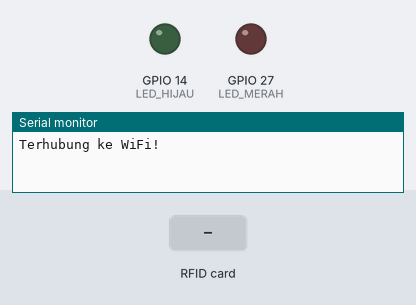
The sketch below on a simulated ESP32. Parts: output pins drawn as LEDs (lit = HIGH), the last lines printed to the serial monitor. Inputs (shaded band) come from the test bench. WiFi joins after 1.5 s; servers stay silent unless stated; uploads are accepted with an empty reply.

Above: at 2.7 s.
2.8 s: RFID card 5E 7A 19 C4 held to the reader
At 3.5 s:
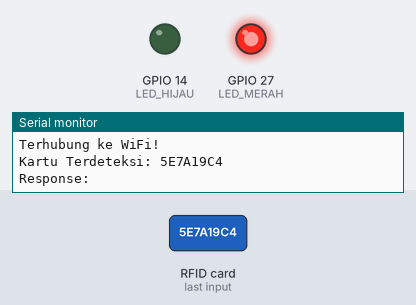
Timing chart, 0 to 6.5 s (numbered marks = the images above; inputs shaded):
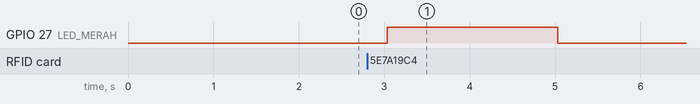

Measured:
- after the input at 2.8 s, GPIO 27 (LED_MERAH): LOW → HIGH after 0.23 s, → LOW 2.0 s later

The sketch:

IoT_Access_Log.ino
```cpp
#include <WiFi.h>
#include <HTTPClient.h>
#include <SPI.h>
#include <MFRC522.h>

// ================= KONFIGURASI PIN =================
#define SS_PIN 5
#define RST_PIN 13
#define LED_HIJAU 14
#define LED_MERAH 27

MFRC522 mfrc522(SS_PIN, RST_PIN);

const char* ssid = "Salz";
const char* password = "Bagidong30";
const char* serverName = "http://10.241.40.40/PW1/iot_project/api/access.php";
const char* SECRET_KEY = "Salman_aja_3011";

// Gunakan Struct + Char Array agar aman dari Memory Leak di FreeRTOS
typedef struct {
  char uid[20];
} RFIDData;

QueueHandle_t rfidQueue;

String encryptUID(String uid) {
  String encryptedHex = "";
  int keyLen = String(SECRET_KEY).length();
  for (int i = 0; i < uid.length(); i++) {
    char xorChar = uid[i] ^ SECRET_KEY[i % keyLen];
    if (xorChar < 16) encryptedHex += "0";
    encryptedHex += String(xorChar, HEX);
  }
  return encryptedHex;
}

void TaskReadRFID(void *pvParameters) {
  SPI.begin();
  mfrc522.PCD_Init();

  for (;;) {
    if (mfrc522.PICC_IsNewCardPresent() && mfrc522.PICC_ReadCardSerial()) {
      String uidString = "";
      for (byte i = 0; i < mfrc522.uid.size; i++) {
        uidString += String(mfrc522.uid.uidByte[i] < 0x10 ? "0" : "");
        uidString += String(mfrc522.uid.uidByte[i], HEX);
      }
      uidString.toUpperCase();
      Serial.println("Kartu Terdeteksi: " + uidString);

      // Mengemas data secara aman
      RFIDData dataToSend;
      strcpy(dataToSend.uid, uidString.c_str());

      xQueueSend(rfidQueue, &dataToSend, portMAX_DELAY);
      vTaskDelay(1500 / portTICK_PERIOD_MS);
    }
    vTaskDelay(50 / portTICK_PERIOD_MS);
  }
}

void TaskSendNetwork(void *pvParameters) {
  RFIDData receivedData;
  for (;;) {
    if (xQueueReceive(rfidQueue, &receivedData, portMAX_DELAY)) {

      // Auto-Reconnect WiFi jika terputus
      if (WiFi.status() != WL_CONNECTED) {
        Serial.println("Koneksi terputus. Mencoba reconnect...");
        WiFi.disconnect();
        WiFi.begin(ssid, password);
        int retryCount = 0;
        while (WiFi.status() != WL_CONNECTED && retryCount < 10) {
          vTaskDelay(500 / portTICK_PERIOD_MS);
          retryCount++;
        }
      }

      if (WiFi.status() == WL_CONNECTED) {
        HTTPClient http;
        http.begin(serverName);
        http.addHeader("Content-Type", "application/json");
        http.setTimeout(10000);

        String receivedUIDString = String(receivedData.uid);
        String encryptedData = encryptUID(receivedUIDString);
        String httpRequestData = "{\"uid_encrypted\":\"" + encryptedData + "\"}";

        int httpResponseCode = http.POST(httpRequestData);

        if (httpResponseCode > 0) {
          String payload = http.getString();
          Serial.println("Response: " + payload);

          // Membaca isi payload spesifik, bukan sekadar status code
          if (httpResponseCode == 200 && payload.indexOf("\"status\":\"DITERIMA\"") > 0) {
            digitalWrite(LED_HIJAU, HIGH);
            vTaskDelay(2000 / portTICK_PERIOD_MS);
            digitalWrite(LED_HIJAU, LOW);
          } else {
            digitalWrite(LED_MERAH, HIGH);
            vTaskDelay(2000 / portTICK_PERIOD_MS);
            digitalWrite(LED_MERAH, LOW);
          }
        } else {
          Serial.print("Error code: "); Serial.println(httpResponseCode);
          digitalWrite(LED_MERAH, HIGH);
          vTaskDelay(500 / portTICK_PERIOD_MS);
          digitalWrite(LED_MERAH, LOW);
        }
        http.end();
      }
    }
  }
}

void setup() {
  Serial.begin(115200);
  pinMode(LED_HIJAU, OUTPUT);
  pinMode(LED_MERAH, OUTPUT);
  digitalWrite(LED_HIJAU, LOW);
  digitalWrite(LED_MERAH, LOW);

  WiFi.begin(ssid, password);
  while (WiFi.status() != WL_CONNECTED) { delay(500); }
  Serial.println("\nTerhubung ke WiFi!");

  rfidQueue = xQueueCreate(5, sizeof(RFIDData));
  xTaskCreatePinnedToCore(TaskReadRFID, "ReadRFID", 4096, NULL, 2, NULL, 1);
  xTaskCreatePinnedToCore(TaskSendNetwork, "SendNet", 8192, NULL, 1, NULL, 0);
}

void loop() {}
```
